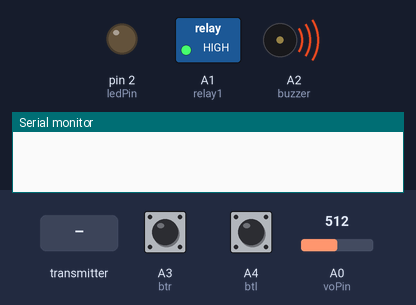
This sketch was run on a simulated Arduino Nano, built with avr-gcc and run on an emulated ATmega328P. On the bench: switched loads named in the sketch (green lamp = pin HIGH), output pins drawn as LEDs (lit = HIGH), buzzer (waves = sounding, pin HIGH), the last lines printed to the serial monitor. The test bench sets the inputs (shaded band); at power-on: A3 (btr) HIGH, A0 (voPin) = 512, A4 (btl) HIGH. Random numbers use the default seed unless the sketch sets one; no radio packets arrive unless stated.

Above: at 0.45 s.
At 1.2 s:
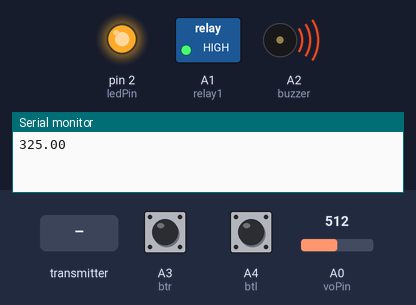
1.3 s: A3 (btr) driven LOW
4.8 s: the transmitter starts sending c = 1023
8.3 s: A3 (btr) pulsed HIGH 2 times (0.12 s each, 0.3 s apart)
Timing chart, 0 to 19.0 s (numbered marks = the images above; inputs shaded):
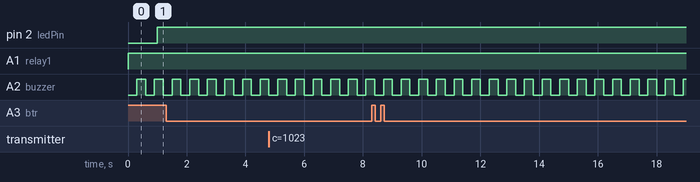

Measured:
- by itself, A2 (buzzer): alternates HIGH for 0.30 s and LOW for 0.30 s

The sketch:

sensor.ino
```cpp
#include <EEPROM.h>
#include <SPI.h>
#include <nRF24L01.h>
#include <RF24.h>
#include <SharpGP2Y10.h>
#include <Arduino.h>
// bật staradd phải tắt adding
#define ID_config 456 // đổi ID cho mỗi sensor
#define code_add "addme"
#define code_confirm "gotID"
#define pass "quang"
#define code_val "yourval"
#define btr A3
#define btl A4
#define buzzer A2
#define relay1 A1
#define voPin A0
#define ledPin 2
RF24 radio(9, 10); // CE, CSN
const byte address[6] = "00001";

int now_ID = 0;
int my_ID = 0;

float value_dust = 50;
float alert = 12;
bool flag_getDust = 0;
bool flag_ctrbuzz = 0;
bool auto_mode = 0;
bool flag_scan = 0;
bool flag_mode = -1; // 0 = read, 1 = write
bool flag_waitAdding = 0;
bool flag_sendNRF = 0;
bool flag_startAdd = 0;
bool flag_response = 0;
bool flag_sendVal = 0;
bool relay_status = 0;
bool flag_buzz = 0;
byte flag_btr = 0;
byte flag_btl = 0;
byte max_dust[3] = {21, 13, 40};
byte min_dust[3] = {10, 8, 30};
byte max_a = 21;
byte min_a = 10;
byte max_b = 10;
byte min_b = 0;
byte flag_changeDust = 0;

unsigned long time_sendNRF = 300;
unsigned long timer_sendNRF = 0;
unsigned long time_waitAdding = 3000;
unsigned long timer_waitAdding = 0;
unsigned long time_scan = 100;
unsigned long timer_scan = 0;
unsigned long time_btr = 500;
unsigned long timer_btr = 0;
unsigned long time_btl = 500;
unsigned long timer_btl = 0;
unsigned long timer_buzz = 0;
unsigned long time_buzz = 300;
unsigned long timer_getDust = 0;
unsigned long time_getDust = 1000;

SharpGP2Y10 dustSensor(voPin, ledPin);
bool check_Timer(unsigned long timer, unsigned long _time);
float get_Dust(void);
void auto_Control(void);
void btn_Control(void);
void send_NRF(void);
void scan_NRF(void);
void process_data(String data_scan);
String read_NRF();
void write_NRF(String data_write);
void readMode(void);
void writeMode(void);
void timer_Control(void);
bool check_Timer(unsigned long timer, unsigned long _time);
void update_ID(void);
void config_value(void);
void buzz(void);

void setup()
{
  Serial.begin(9600);
  readMode();
  config_value();
}
void loop()
{
  timer_Control();
  scan_NRF();
  send_NRF();
  btn_Control();
  auto_Control();
  if (flag_getDust == 1)
  {
    flag_getDust = 0;
    value_dust = get_Dust();
    Serial.println(value_dust);
  }
}
float get_Dust(void)
{
  float dustDensity = dustSensor.getDustDensity() * 1000;
  if (dustDensity < 5)
  {
    int a = random(min_a, max_a);
    int b = random(min_b, max_b);
    int c = random(min_b, max_b);
    String s = String(a) + "." + String(b) + String(c);
    return s.toFloat();
  }
  return dustDensity;
}
void auto_Control(void)
{
  auto_mode = 1;
  flag_ctrbuzz = 1;
  if (auto_mode == 1)
  {
    if (value_dust >= alert)
      relay_status = 1;
    else
    {
      relay_status = 0;
      analogWrite(buzzer, 0);
    }
  }
  if ((value_dust >= alert) && (flag_ctrbuzz))
  {
    buzz();
  }
  if (!flag_ctrbuzz)
    analogWrite(buzzer, 0);
  if (digitalRead(relay1) != relay_status)
  {
    if (relay_status == 1)
      analogWrite(relay1, 1024);
    if (relay_status == 0)
      analogWrite(relay1, 0);
  }
}
void btn_Control(void)
{
  if (!flag_startAdd)
  {
    if (!digitalRead(btr))
    {
      if (!flag_btr)
      {
        Serial.println("fist");
        timer_btr = millis();
        ++flag_btr;
      }
    }
    if (flag_btr)
    {
      if (digitalRead(btr))
      {
        if (millis() - timer_btr <= time_btr)
        {
          flag_btr++;
        }
        else
          flag_btr = 0;
      }
    }
    if (flag_btr == 2)
    {
      flag_btr = 0;
      flag_startAdd = 1;
    }
  }
  if (!digitalRead(btl))
  {
    if (!flag_btl)
    {
      timer_btl = millis();
      ++flag_btl;
    }
  }
  if (flag_btl == 1)
  {
    if (digitalRead(btl))
    {
      if (millis() - timer_btl <= time_btl)
      {
        flag_btl++;
      }
      else
        flag_btl = 0;
    }
  }
  if (flag_btl == 2)
  {
    flag_btl = 0;
    flag_changeDust++;
    if (flag_changeDust > 2)
      flag_changeDust = 0;
    Serial.println(flag_changeDust);
    max_a = max_dust[flag_changeDust];
    min_a = min_dust[flag_changeDust];
  }
}
void send_NRF(void)
{
  if (flag_sendNRF)
  {
    flag_sendNRF = 0;
    if (!flag_waitAdding)
      if (flag_startAdd)
      {
        Serial.println("send");
        flag_startAdd = 0;
        flag_waitAdding = 1;
        timer_waitAdding = millis();
        String data_write = String(pass) + "-" + String(code_add) + "-" + String(ID_config);
        write_NRF(data_write);
      }
    if (flag_waitAdding)
      if (flag_response)
      {
        flag_response = 0;
        update_ID();
        String data_write = String(pass) + "-" + String(ID_config) + "-" + String(code_confirm);
        write_NRF(data_write);
        flag_waitAdding = 0;
      }
    if (flag_sendVal)
    {
      flag_sendVal = 0;
      String data_write = String(pass) + "-" + String(ID_config) + "-" + String(code_val) + "-" + String(value_dust);
      write_NRF(data_write);
    }
  }
}
void scan_NRF(void)
{
  if (flag_scan)
  {
    flag_scan = 0;
    String s = read_NRF();
    if (s != "")
    {
      process_data(s);
    }
  }
}
void process_data(String data_scan)
{
  Serial.print("NRFdata: ");
  Serial.println(data_scan);
  if (data_scan.indexOf(String(pass)) != -1)
  {
    if (data_scan.indexOf(String(ID_config)) != -1)
    {
      if (data_scan.indexOf(String(code_val)) != -1)
      {
        // flag_sendVal = 1
        int index = data_scan.indexOf(String(code_val)) + 8;
        alert = (data_scan.substring(index, data_scan.length())).toFloat();
        Serial.println(data_scan.substring(index, data_scan.length()));
        String data_write = String(pass) + "-" + String(ID_config) + "-" + String(code_val) + "-" + String(value_dust);
        write_NRF(data_write);
      }
    }
    if (flag_waitAdding == 1)
    { // pass-IDconfig-myID  //quang-810-myID
      if (data_scan.indexOf(String(pass)) != -1)
      {
        if (data_scan.indexOf(String(ID_config)) != -1)
        {
          now_ID = (data_scan.substring(10, data_scan.length())).toInt();
          flag_response = 1;
          Serial.println("get_Request");
        }
      }
    }
  }
}
String read_NRF()
{
  readMode();
  char c[50] = "";
  if (radio.available())
  {
    radio.read(c, sizeof(c));
    String data = String(c);
    return data;
  }
  return "";
}
void write_NRF(String data_write)
{
  writeMode();
  const char *c = data_write.c_str();
  radio.write(c, 50);
}
void readMode(void)
{
  if (flag_mode)
  {
    flag_mode = 0;
    radio.begin();
    radio.openReadingPipe(0, address);
    radio.setPALevel(RF24_PA_MIN);
    radio.startListening();
  }
}
void writeMode(void)
{
  if (!flag_mode)
  {
    flag_mode = 1;
    radio.begin();
    radio.openWritingPipe(address);
    radio.setPALevel(RF24_PA_MIN);
    radio.stopListening();
  }
}
void timer_Control(void)
{
  if (check_Timer(timer_scan, time_scan))
  {
    flag_scan = 1;
    timer_scan = millis();
  }
  if (flag_waitAdding)
    if (check_Timer(timer_waitAdding, time_waitAdding))
    {
      flag_waitAdding = 0;
      Serial.println("end");
    }

  if (check_Timer(timer_sendNRF, time_sendNRF))
  {
    flag_sendNRF = 1;
    timer_sendNRF = millis();
  }
  if (millis() - timer_getDust >= time_getDust)
  {
    timer_getDust = millis();
    flag_getDust = 1;
  }
  if (millis() - timer_buzz >= time_buzz)
  {
    timer_buzz = millis();
    flag_buzz = !flag_buzz;
  }
}
bool check_Timer(unsigned long timer, unsigned long _time)
{
  if (millis() >= timer)
  {
    if (millis() - timer >= _time)
    {
      return 1;
    }
  }
  if (millis() < timer)
  {
    if (60 - timer + millis() >= _time)
    {
      return 1;
    }
  }
  return 0;
}
void update_ID(void)
{
  my_ID = now_ID;
  EEPROM.write(0, my_ID);
}
void config_value(void)
{
  my_ID = EEPROM.read(0);
  now_ID = my_ID;
}
void buzz(void)
{
  if (flag_buzz == 1)
    analogWrite(buzzer, 1024);
  if (flag_buzz == 0)
    analogWrite(buzzer, 0);
}
```
